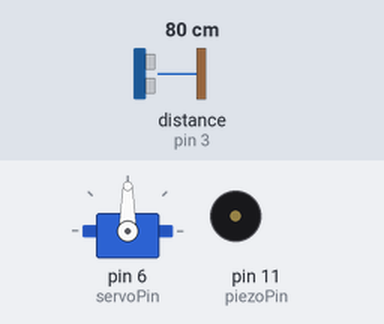
The sketch below on a simulated Arduino Uno, built with avr-gcc and run on an emulated ATmega328P. Shown: servo, buzzer (waves = sounding). Wiring (inferred from the names in the program): ultrasonic range finder: trigger pin 2; echo pin 3. The inputs (shaded band) are chosen by the test bench; at power-on: distance to the obstacle (sensor on pin 3) 80 cm. The echo pulse lasts 58.3 µs per cm.

Above: at 1.2 s.
1.3 s: distance to the obstacle (sensor on pin 3) set to 11 cm
3.0 s: distance to the obstacle (sensor on pin 3) set to 8 cm
At 5.4 s:
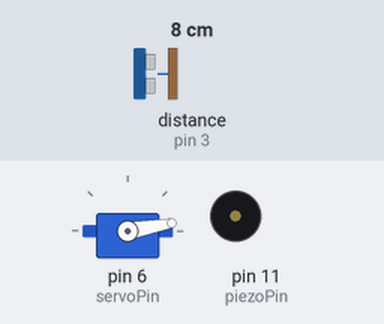
6.0 s: distance to the obstacle (sensor on pin 3) set to 18 cm
At 6.5 s:
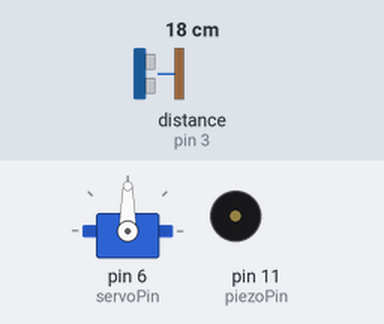
7.5 s: distance to the obstacle (sensor on pin 3) set to 2 cm
At 8.3 s:
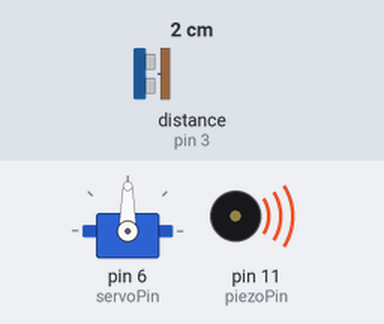
Timing chart, 0 to 11.5 s (numbered marks = the images above; inputs shaded):
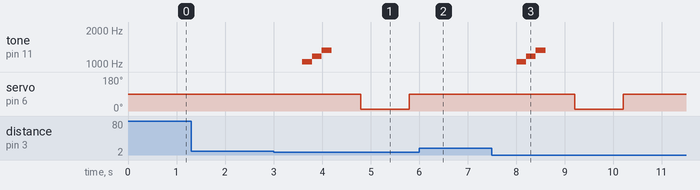

The sketch:

sketch_may06a.ino
```cpp
#include <Servo.h>

Servo servo;

// 핀 설정
int piezoPin = 11;
int echoPin = 3;
int trigPin = 2;
int servoPin = 6;

unsigned long currentTime = 0;
boolean flag = 0;


// 초음파 센서의 손 측정 시간 설정 변수
int checkTime = 500;

// 손소독제 크기에 따른 모터의 각도 조절 변수
int pushAngle = 10;
int currentAngle = 90;

void setup() {
  servo.attach(servoPin);
  servo.write(currentAngle);

  pinMode(trigPin, OUTPUT);
  pinMode(echoPin, INPUT);
  pinMode(piezoPin, OUTPUT);
}

void loop() {
  digitalWrite(trigPin, LOW);
  digitalWrite(echoPin, LOW);
  delayMicroseconds(2);
  digitalWrite(trigPin, HIGH);
  delayMicroseconds(10);
  digitalWrite(trigPin, LOW);

  unsigned long duration = pulseIn(echoPin, HIGH);
  float distance = duration / 29.0 / 2.0;

  if (distance <= 10) {
    if (flag == 0) {
      currentTime = millis();
      flag = 1;
    }

    if (millis() >= currentTime + checkTime) {
      tone(piezoPin, 1046, 200);
      delay(200);
      tone(piezoPin, 1175, 200);
      delay(200);
      tone(piezoPin, 1319, 200);
      delay(800);

      servo.write(pushAngle);
      delay(1000);
      servo.write(currentAngle);
      delay(1000);

      flag = 0;
    }
  }

  else {
    flag = 0;
    noTone(piezoPin);
  }

  delay(100);
}
```

Measured:
- the behaviour switches between 10 and 9 cm on distance to the obstacle (sensor on pin 3) (found by bisection; images 0 and 1)
- after the input at 1.3 s, every drawn part: stays the same
- after the input at 3.0 s, tone on pin 11 (piezoPin): silent → 1046 Hz after 0.59 s, → 1175 Hz 0.20 s later, → 1319 Hz 0.20 s later, → silent 0.20 s later; servo on pin 6 (servoPin): 90° → 10° after 1.8 s, → 90° 1.0 s later
- after the input at 6.0 s, tone on pin 11 (piezoPin): stays silent (without the input it goes to 1046 Hz after 1.4 s)
- after the input at 7.5 s, tone on pin 11 (piezoPin): silent → 1046 Hz after 0.51 s, → 1175 Hz 0.20 s later, → 1319 Hz 0.20 s later, → silent 0.20 s later; servo on pin 6 (servoPin): 90° → 10° after 1.7 s, → 90° 1.0 s later
